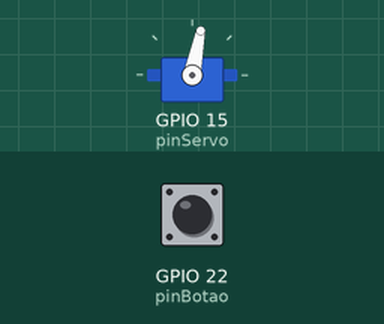
A program run on a simulated ESP32. Parts: servo. Inputs (shaded band) come from the test bench; at power-on: GPIO 22 (pinBotao) HIGH.

Above: at 0.1 s.
At 0.6 s:
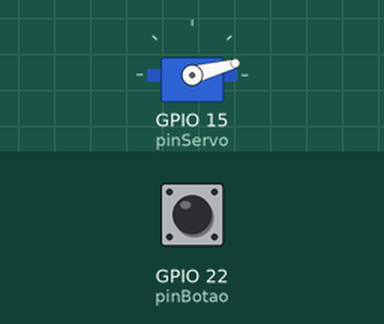
Timing chart, 0 to 2.1 s (numbered marks = the images above):
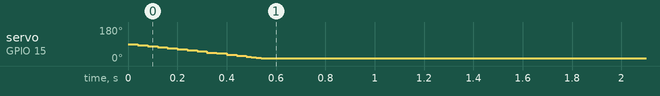

Measured:
- by itself, servo on GPIO 15 (pinServo): moves from 90° to 15° over 0.50 s

The program:

main.cpp
```cpp
#include <Arduino.h>
#include <Servo.h>
#include <Bounce2.h>

#define pinServo 15
#define pinBotao 22

Servo spinning;
Bounce botao = Bounce();

bool ativacao = false;
bool servoInicio = false;

void setup()
{
  botao.attach(pinBotao, INPUT_PULLUP);

  Serial.begin(9600);
  spinning.attach(pinServo);

  spinning.write(pinServo, 90);
  delay(500);
  servoInicio = true;
}

void loop()
{
  botao.update();
  if (botao.changed() && botao.read() == HIGH)
  {
    ativacao = !ativacao;
    if (ativacao)
    {
      spinning.write(pinServo, 90);
      delay(50);
    }
    else
    {
      spinning.write(pinServo, 0);
      delay(50);
    }
  }
}
```
